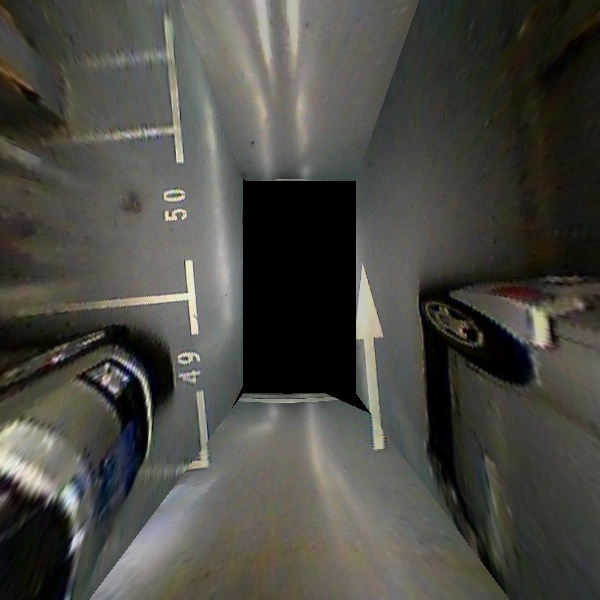
#> input picture img/002.bmp, 600 x 600 px
$ jupyter execute hough_line.ipynb
#> lines starting #> are read from the running program, lines starting #| are printed output that depends on the picture; after the words box and inside, x2 and y2 are one past the last pixel; in counts of white or black regions, pixels touching at a corner belong together
# parking space line detection

[cell 1]
import cv2
import matplotlib.pyplot as plt
import numpy as np

[cell 2]
# read image
src = cv2.imread('img/002.bmp')
#> src is the input picture: shape (600, 600, 3); mean B, G, R 67.5, 73.8, 74.2
print('Image dimensions:', src.shape)
#| Image dimensions: (600, 600, 3)
plt.imshow(src)

[cell 3]
# gray scale
gray = cv2.cvtColor(src, cv2.COLOR_BGR2GRAY)
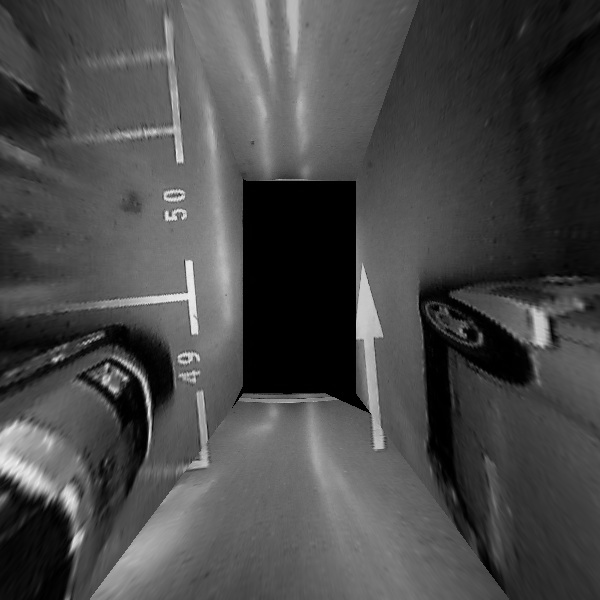
#> gray: shape (600, 600); min 0, max 243, mean 73.2

[cell 4]
# low pass filter
blur = cv2.GaussianBlur(gray, (5, 5), 0)
plt.imshow(blur)

[cell 5]
# find eges
wide = cv2.Canny(blur, 30, 100)
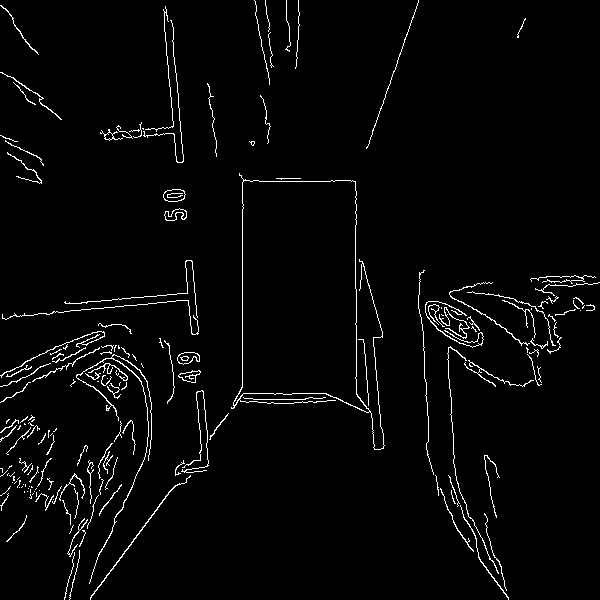
#> wide: shape (600, 600); 2.7% white in thin lines or dots
tight = cv2.Canny(blur, 200, 240)
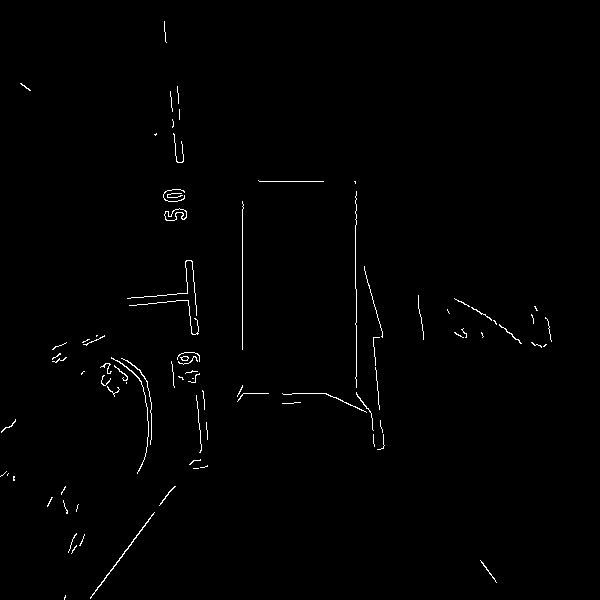
#> tight: shape (600, 600); 0.8% white in thin lines or dots, all inside (x1, y1, x2, y2) = (0, 21, 552, 600)

# Display the images
f, (ax1, ax2) = plt.subplots(1, 2, figsize=(20,10))

ax1.set_title('wide')
ax1.imshow(wide, cmap='gray')

ax2.set_title('tight')
ax2.imshow(tight, cmap='gray')
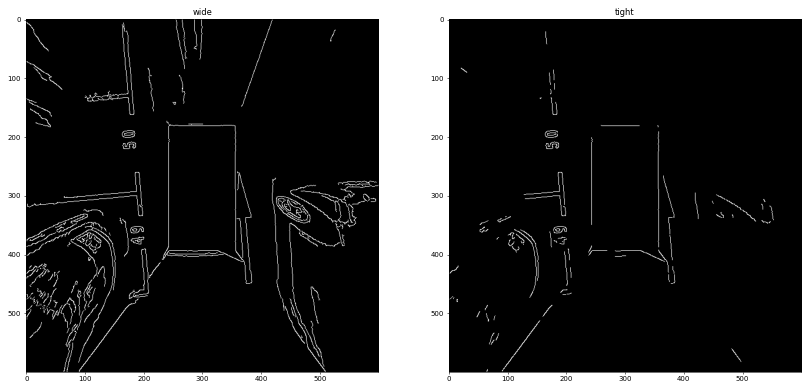
#> figure drawn by matplotlib, 2 panels

[cell 6]
edges = cv2.Canny(blur, 30, 100)

[cell 7]
# Define the Hough transform parameters
rho = 1
theta = np.pi/180
threshold = 40
min_line_length = 35
max_line_gap = 5

# Run Hough on the edge-detected image
lines = cv2.HoughLinesP(edges, rho, theta, threshold, np.array([]),
                        min_line_length, max_line_gap)
#> lines = 34 rows, first 6: [164, 22, 173, 126], [90, 597, 174, 486], [192, 261, 198, 333], [242, 387, 242, 178], [81, 302, 187, 292], [356, 394, 356, 289]

# Iterate over the output "lines" and draw lines on the image copy
line_image = np.copy(gray) #creating an image copy to draw lines on
for line in lines:
    for x1,y1,x2,y2 in line:
        cv2.line(line_image,(x1,y1),(x2,y2),(255,0,0),5)
#> this loop made 34 passes
#> line on passes 1 to 12: [[164, 22, 173, 126]], [[90, 597, 174, 486]], [[192, 261, 198, 333]], [[242, 387, 242, 178]], [[81, 302, 187, 292]], [[356, 394, 356, 289]], [[367, 147, 418, 0]], [[137, 304, 188, 300]], [[373, 337, 381, 428]], [[259, 181, 334, 181]], [[451, 406, 453, 448]], [[478, 557, 508, 597]]
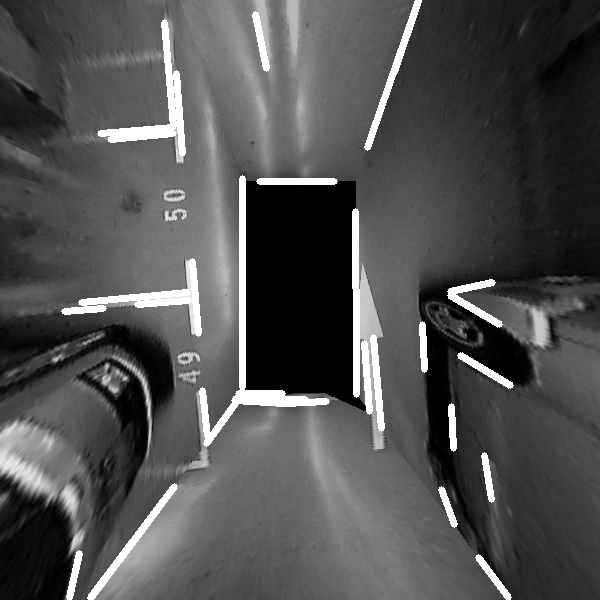
#> line_image: shape (600, 600); 4.59% of pixels changed, all inside (x1, y1, x2, y2) = (61, 0, 514, 600)

plt.imshow(line_image)
print('number of lines:',lines.shape[0])
#| number of lines: 34

$ run again, with img/20161019-1-1.bmp copied over img/002.bmp
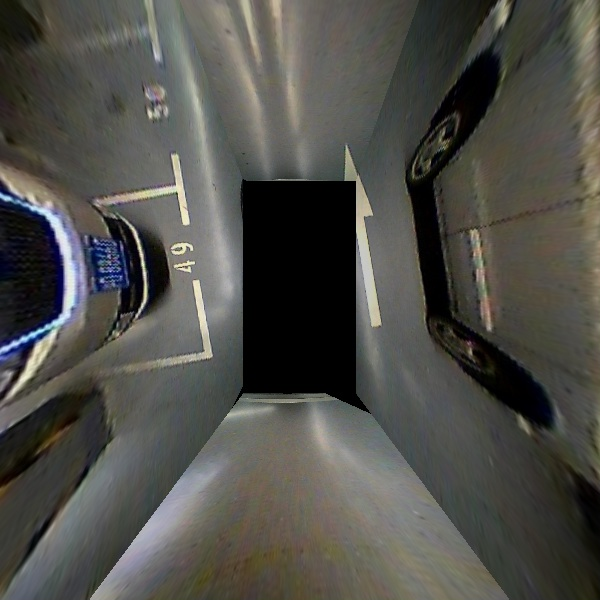
#> input picture img/20161019-1-1.bmp, 600 x 600 px
#> src is the input picture: shape (600, 600, 3); mean B, G, R 73.5, 78.7, 79.3
#| Image dimensions: (600, 600, 3)
#> `wide = cv2.Canny(blur, 30, 100)`:
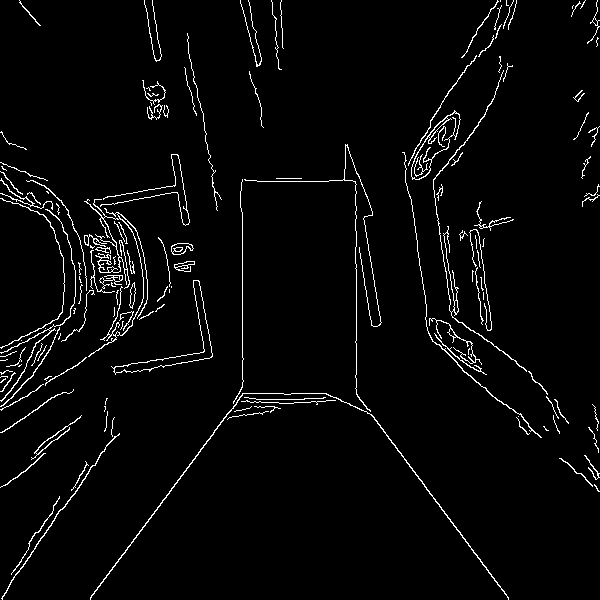
#> wide: shape (600, 600); 3.2% white in thin lines or dots
#> tight: shape (600, 600); 1% white in thin lines or dots, all inside (x1, y1, x2, y2) = (0, 0, 528, 600)
#> lines = 65 rows, first 6: [91, 595, 243, 393], [242, 401, 242, 212], [356, 394, 504, 591], [62, 509, 114, 436], [356, 393, 356, 264], [410, 196, 426, 311]
#> the loop `for line in lines:` made 65 passes
#> after the loop `for line in lines:`:
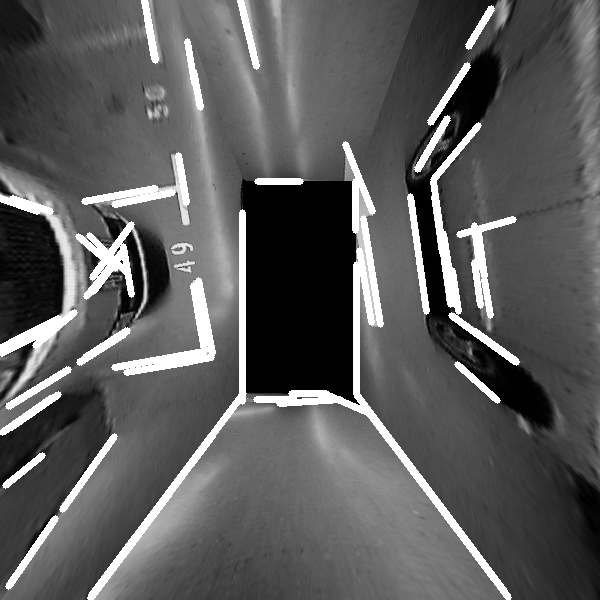
#> line_image: shape (600, 600); min 0, max 255, mean 91.4
#| number of lines: 65
